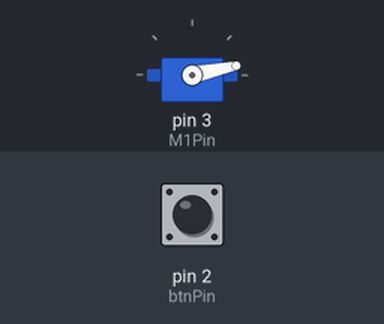
The sketch below on a simulated Arduino Uno, built with avr-gcc and run on an emulated ATmega328P. On the bench: servo. Inputs (shaded band) come from the test bench; at power-on: pin 2 (btnPin) LOW.

Above: at 1.2 s.
1.3 s: pin 2 (btnPin) pulled HIGH for 3.2 s
At 2.0 s:
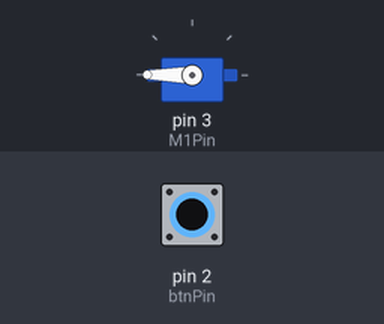
7.5 s: pin 2 (btnPin) pulled HIGH for 0.15 s
At 10.4 s:
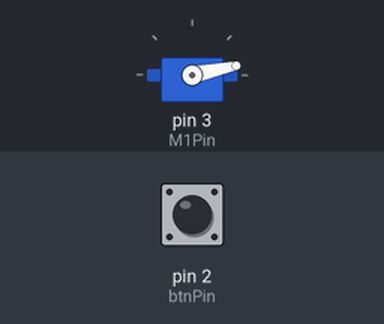
10.6 s: pin 2 (btnPin) pulled HIGH for 1 s
At 11.5 s:
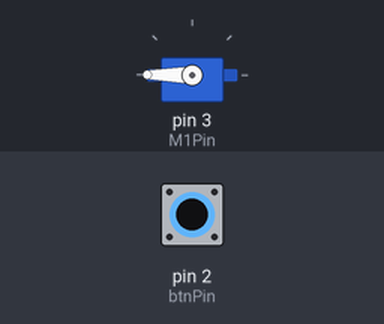
Timing chart, 0 to 14.6 s (numbered marks = the images above; inputs shaded):
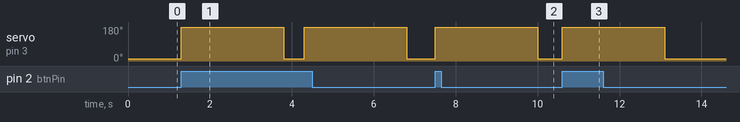

Measured:
- after the input at 1.3 s, servo on pin 3 (M1Pin): alternates 180° for 2.5 s and 12° for 0.50 s, starting at once
- after the input at 7.5 s, servo on pin 3 (M1Pin): 12° → 180° at once, → 12° 2.5 s later
- after the input at 10.6 s, servo on pin 3 (M1Pin): 12° → 180° at once, → 12° 2.5 s later

The sketch:

code_arduino.ino
```cpp
#include <Servo.h>

// les pins
#define btnPin 2
#define M1Pin 3

// position du servo M1
#define POSITION_HAUTE_M1 12
#define POSITION_BASSE_M1 180

// init M1
Servo M1;
int M1position = POSITION_HAUTE_M1;

// init btn
int btnStatut = HIGH;

void setup() {
  // Initialisation
  M1.attach(M1Pin);
  M1.write(M1position);

  pinMode(btnPin, INPUT);
}

void loop() {
  // boucle principale
  btnStatut = digitalRead(btnPin);

  if(btnStatut == HIGH){
    M1position = POSITION_BASSE_M1;
    M1.write(M1position);
    delay(2500);

    M1position = POSITION_HAUTE_M1;
    M1.write(M1position);
    delay(500);
  }
}
```
